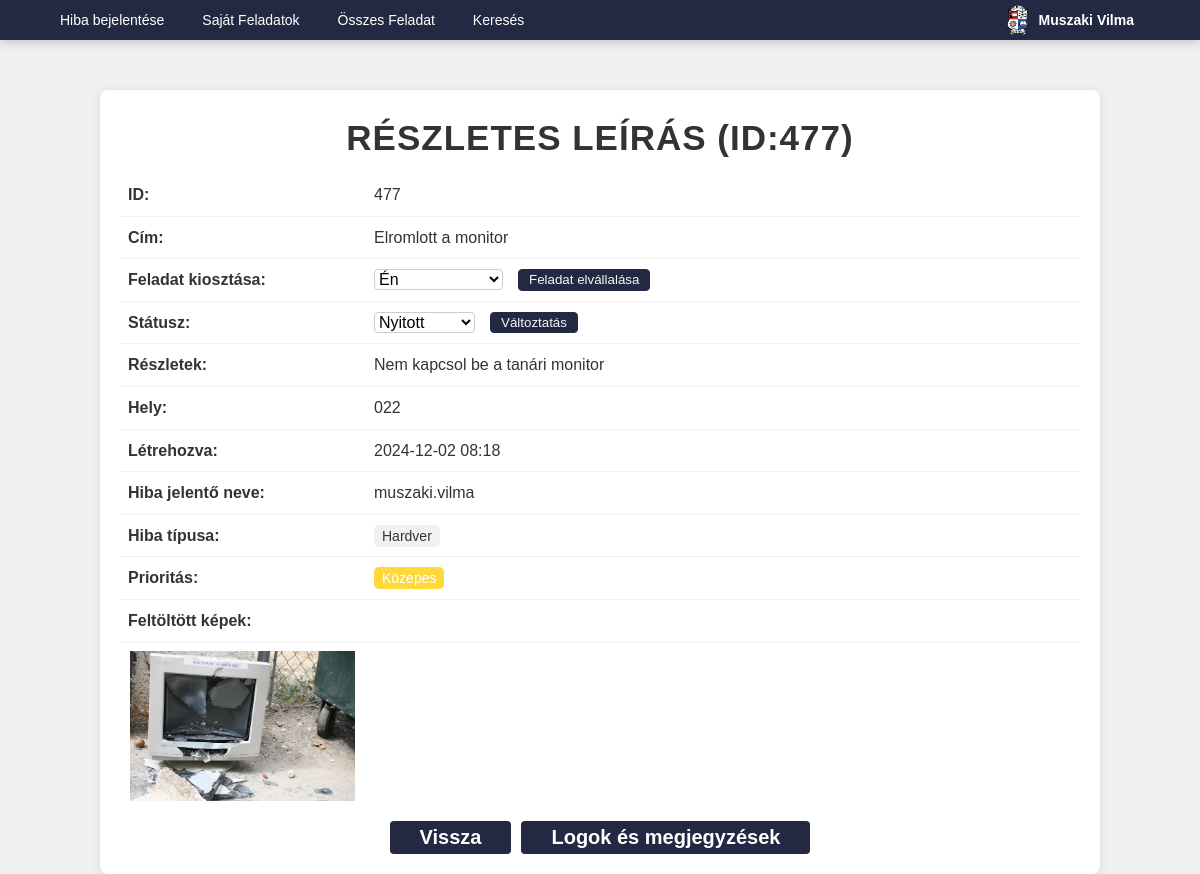
The page /details.php?id=477 (signed in) on the database its author committed.
### tables this page shows
CREATE TABLE `reports` (
  `id` int(11) NOT NULL,
  `title` varchar(255) NOT NULL,
  `description` text NOT NULL,
  `created_at` datetime NOT NULL DEFAULT CURRENT_TIMESTAMP,
  `location` varchar(255) NOT NULL,
  `images` text DEFAULT NULL,
  `tags` varchar(255) DEFAULT 'Egyéb',
  `reported_by` int(255) DEFAULT NULL,
  `assigned_to` int(255) DEFAULT NULL,
  `report_status` varchar(50) DEFAULT NULL,
  `priority` int(11) DEFAULT NULL,
  `c_location` tinyint(1) DEFAULT 0 COMMENT '0=location,1=custom',
  `show_to_user` tinyint(1) DEFAULT 1
);

CREATE TABLE `users` (
  `user_id` int(11) NOT NULL,
  `username` varchar(255) NOT NULL,
  `password` varchar(255) NOT NULL,
  `group_id` int(11) DEFAULT NULL
);

### details.php (the view, shortened to what this page needs)
<?php
$backLink = 'index.php';
$rank = isset($_SESSION['rank']) ? $_SESSION['rank'] : null;
$formattedUsername = $_SESSION['formatted_username'];
require_once "dbh.inc.php";
$report = null;
$reported_by_username = "Ismeretlen felhasználó";
try {
    $id = $_GET['id'];
    $query = "SELECT *, reported_by, assigned_to FROM reports WHERE id = :id";
    $stmt = $pdo->prepare($query);
    $stmt->bindParam(':id', $id, PDO::PARAM_INT);
    $stmt->execute();
    $report = $stmt->fetch(PDO::FETCH_ASSOC);
    if ($report) {
        $reported_by = $report['reported_by'];
        $query = "SELECT username FROM users WHERE user_id = :reported_by";
        $stmt = $pdo->prepare($query);
        $stmt->bindParam(':reported_by', $reported_by);
        $stmt->execute();
        $user = $stmt->fetch(PDO::FETCH_ASSOC);
        $reported_by_username = $user ? htmlspecialchars($user['username']) : "Ismeretlen felhasználó";
    }
    $assignedUserId = $_SESSION['user_id'];
} catch (PDOException $e) {
    die("Query failed: " . $e->getMessage());
}
?>
<!DOCTYPE html>
<html lang="hu">
<head>
    <link rel="stylesheet" href="details.css">
    <link rel="stylesheet" href="https:
    <link rel="icon" type="image/png" href="images/logo.png">
    <link rel="stylesheet" href="navbar.css">
</head>
<body>
<div class="navbar">
        <form action="dashboard.php">
            <button class="navbar-button-home">
            </button>
        </form>
        <form action="hibjel.php" method="POST">
            <button type="submit" class="navbar-button">
                <span>Hiba bejelentése</span>
            </button>
        </form>
        <?php if ($rank !== 1): ?>
            <form action="sajatfeladatok.php" method="POST">
                <button type="submit" class="navbar-button">
                    <span>Saját Feladatok</span>
                </button>
            </form>
        <?php endif; ?>
        <?php if ($rank == 3): ?>
            <form action="osszesfeladat.php" method="POST">
                <button type="submit" class="navbar-button">
                    <span>Összes Feladat</span>
                </button>
            </form>
        <?php endif; ?>
        <?php if (isset($_SESSION['rank']) && $_SESSION['rank'] == 3): ?>
            <form method="POST" action="search.php">
                <button class="navbar-button" type="submit">
                    <span>Keresés</span>
                </button>
            </form>
        <?php endif; ?>
        <div class="navbar-right">
            <img src="images/jlogo.png" alt="Jedlik Logo" class="navbar-logo">
            <span class="username"><?php echo htmlspecialchars($formattedUsername); ?></span>
            <form action="logout.php" method="POST">
                <button type="submit" class="navbar-logout">
                </button>
            </form>
        </div>
    </div>
    <div class="container">
        <h1>Részletes leírás (ID:<?php echo htmlspecialchars($_GET['id']); ?>)</h1>
        <table class="report-table">
            <tr>
                <td><strong>ID:</strong></td>
                <td><?php echo htmlspecialchars($_GET['id']); ?></td>
            </tr>
            <tr>
                <td><strong>Cím:</strong></td>
                <td><?php echo htmlspecialchars($report['title']); ?></td>
            </tr>
            <?php if ($_SESSION['rank'] == 3 && empty($report['assigned_to'])): ?>
                <form action="assign_task.php" method="post" class="assignment-form">
                    <tr>
                        <td><strong>Feladat kiosztása:</strong></td>
                        <td>
                            <div class="change-assign-container">
                                <select class="styled-select" name="assigned_to" id="assignUserDropdown">
                                    <option value="<?php echo $assignedUserId; ?>">Én</option>
                                </select>
                                <button class="change-assign-button" type="submit">Feladat elvállalása</button>
                            </div>
                        </td>
                    </tr>
                </form>
            <?php endif; ?>
            <?php if ($_SESSION['rank'] == 3): ?>
                <tr>
                    <td><strong>Státusz:</strong></td>
                    <td>
                        <form action="change_status.php" method="POST" class="status-form">
                            <div class="change-assign-container">
                                <select name="status" class="styled-select">
                                    <option value="Nyitott" <?php echo $report['report_status'] == 'Nyitott' ? 'selected' : ''; ?>>Nyitott</option>
                                </select>
                                <button type="submit" class="change-assign-button">Változtatás</button>
                            </div>
                        </form>
                    </td>
                </tr>
            <?php endif; ?>
            <tr>
                <td><strong>Részletek:</strong></td>
                <td class="details"><?php echo htmlspecialchars($report['description']); ?></td>
            </tr>
            <tr>
                <td><strong>Hely:</strong></td>
                <td><?php echo htmlspecialchars($report['location']); ?></td>
            </tr>
            <tr>
                <td><strong>Létrehozva:</strong></td>
                <td><?php echo (new DateTime($report['created_at']))->format('Y-m-d H:i'); ?></td>
            </tr>
            <tr>
                <td><strong>Hiba jelentő neve:</strong></td>
                <td><?php echo $reported_by_username; ?></td>
            </tr>
            <tr>
                <td><strong>Hiba típusa:</strong></td>
                <td>
                    <?php
                    $tags = explode(',', $report['tags']);
                    if (!empty($tags[0])) {
                        foreach ($tags as $tag) {
                            echo '<span class="tag">' . htmlspecialchars(trim($tag)) . '</span> ';
                        }
                    } else {
                        echo 'Nincsen megadva.';
                    }
                    ?>
                </td>
            </tr>
            <tr>
                <td><strong>Prioritás:</strong></td>
                <td>
                    <?php
                        $priorityText = "Nincs meghatározva";
                        $priorityClass = "priority-default";
                        if (!empty($report['priority'])) {
                            switch ($report['priority']) {
                                case 3:
                                    $priorityText = "Közepes";
                                    $priorityClass = "priority-medium";
                                    break;
                            }
                        }
                    ?>
                    <span class="<?php echo $priorityClass; ?>"><?php echo $priorityText; ?></span>
                </td>
            </tr>
            <?php if (!empty($report['images'])): ?>
                <tr>
                    <td><strong>Feltöltött képek:</strong></td>
                    <td>
                    </td>
                </tr>
            <?php endif; ?>
        </table>
        <p>
            <?php
            $images = explode(',', $report['images']);
            if (empty(trim($report['images']))) {
                echo ' Nincsenek feltöltve képek.';
            } else {
                echo '<div class="image-gallery">';
                foreach ($images as $image) {
                    $image = trim($image);
                    if (!empty($image)) {
                        echo '<img src="' . htmlspecialchars($image) . '" alt="Kép" class="report-image" onclick="openPopup(\'' . htmlspecialchars($image) . '\')" />';
                    }
                }
                echo '</div>';
            }
            ?>
        </p>
        <div class="button-group">
            <form action="<?php echo $backLink; ?>" method="post" class="button-form">
                <button class="back-button" type="submit">
                    Vissza
                </button>
            </form>
            <button class="logs-button" onclick="openLogPopup()">Logok és megjegyzések</button>
        </div>
    </div>
</body>
</html>

### details.css (style rules this page uses)
:root { --primary-color: #242943; --primary-color-hover: #3a4c6e; --primary-color-active: #1d2a3c; --success-color: #28a745; --success-color-hover: #218838; --success-color-active: #1e7e34; --danger-color: #dc3545; --danger-color-hover: #c82333; --danger-color-active: #bd2130; --secondary-color: #50adc9; --secondary-color-hover: #459ab0; --secondary-color-active: #3a87a0; --background-color: #F5F5F5; --text-color: #333; --box-shadow: 0 4px 20px rgba(0, 0, 0, 0.1); --border-box: #adadad; }
body { font-family: 'Arial'; background-color: #f0f0f0; color: #333; margin: 0; margin-top: 90px; padding: 0; display: flex; line-height: 1.6; }
.container { background-color: white; padding: 20px 20px 0; box-shadow: 0 2px 10px rgba(0, 0, 0, 0.1); width: 1000px; max-width: 80%; margin: auto; border-radius: 8px; position: relative; }
h1 { font-size: 35px; text-align: center; letter-spacing: 1px; text-transform: uppercase; margin: 0px; color: #333; }
p { font-size: 16px; font-weight: bold; margin: 8px 8px; color: #333; }
.details { word-wrap: break-word; max-width: 240px; white-space: normal; }
.change-assign-container { display: flex; align-items: center; gap: 5px; }
button.back-button, button.logs-button, button.accept-button, button.comment-button, button.delete-button { padding: 5px 30px; color: white; border: none; cursor: pointer; white-space: nowrap; font-size: 20px; font-weight: bold; text-align: center; border-radius: 4px; transition: all 0.3s ease; }
button.change-assign-button { padding: 2.25px 10px; background-color: var(--primary-color); border: 1px solid var(--primary-color); border-radius: 4px; color: var(--background-color); transition: all 0.3s ease; }
.back-button { background-color: var(--primary-color); }
.logs-button { background-color: var(--primary-color); }
.report-table { width: 100%; border-collapse: collapse; margin: 8px 0; border: none; }
.report-table td { padding: 8px; }
.report-table td strong { width: 150px; }
.report-table td, .report-table th { border-bottom: 1px solid #f1f1f1; }
.button-group { display: flex; justify-content: center; margin-top: 20px; margin-bottom: 20px; gap: 10px; }
.button-form, .assignment-form { display: flex; align-items: center; }
.styled-select { margin-right: 10px; font-size: 16px; border: 1px solid #ccc; border-radius: 4px; background-color: white; cursor: pointer; }
.styled-select option { padding: 10px; background-color: white; color: #333; }
.image-gallery { display: flex; flex-wrap: wrap; gap: 10px; margin-bottom: 0px; margin-left: 10px; margin-right: 10px; }
.report-image { max-height: 150px; height: auto; object-fit: contain; }
span, li { font-size: 14px; }
.tag { padding: 3px 8px; font-size: 14px; background-color: #f1f1f1; border-radius: 5px; margin-right: 5px; }
.priority-medium { background-color: #ffd83b; color: white; padding: 3px 8px; border-radius: 5px; }
.report-table td:first-child { width: 230px; max-width: 230px; min-width: 230; word-wrap: break-word; }

### rows shown on the page
reports: title "Elromlott a monitor", status "Nyitott", description "Nem kapcsol be a tanári monitor", location "022", created_at "2024-12-02 08:18", tags "Hardver", priority "Közepes", images (picture)
users: username "muszaki.vilma"

### other values the page prints
$formattedUsername "Muszaki Vilma"
$_GET['id'] "477"
